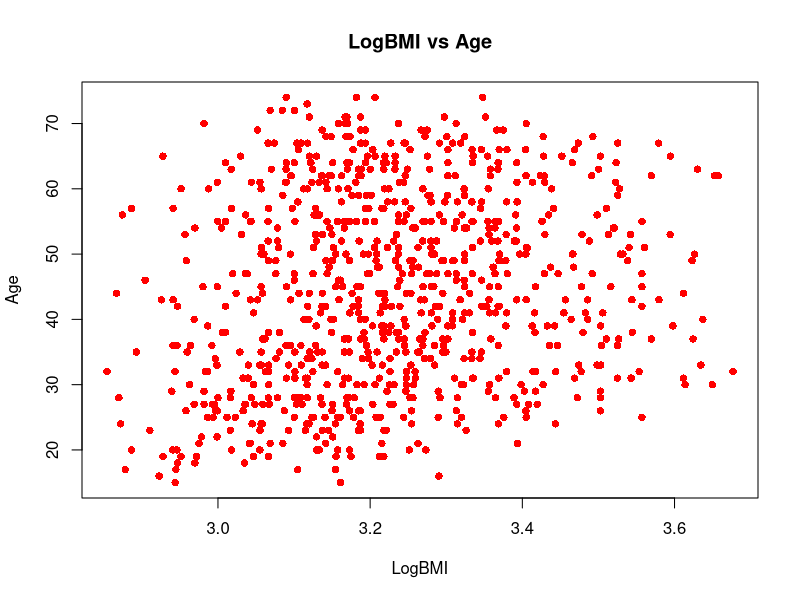
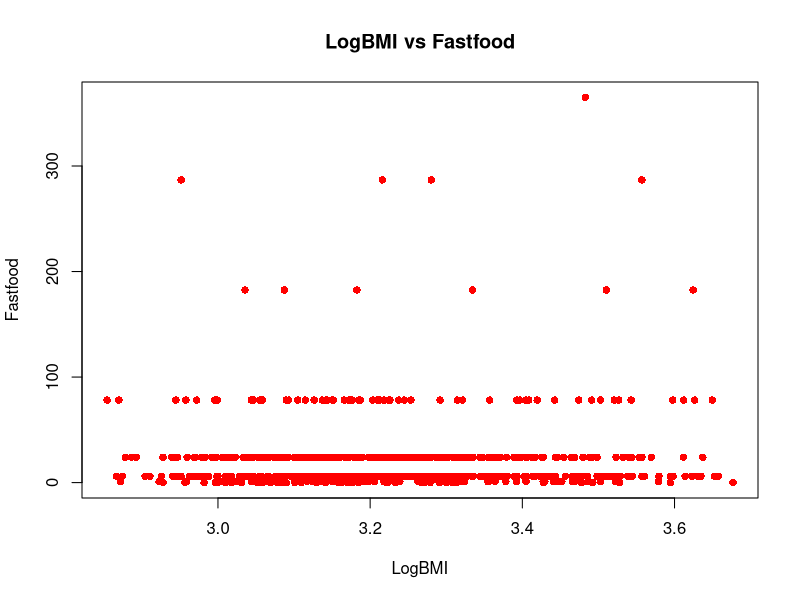
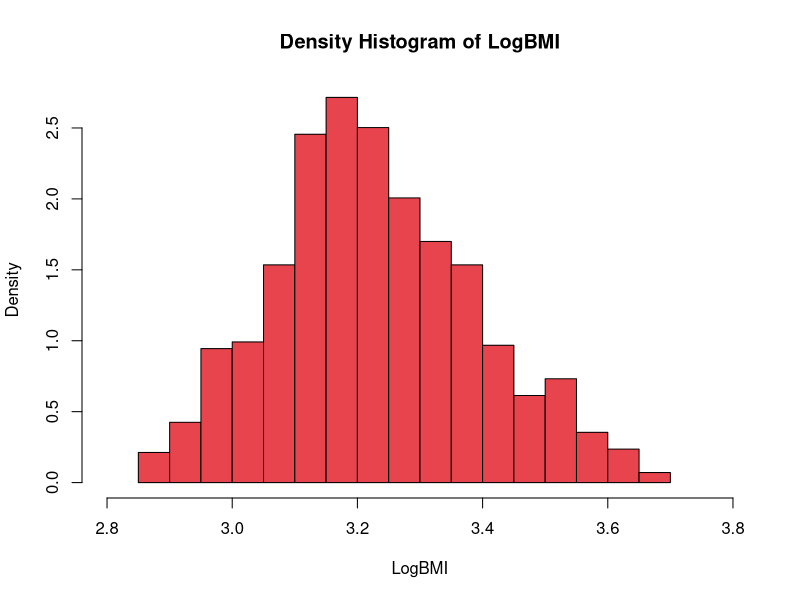
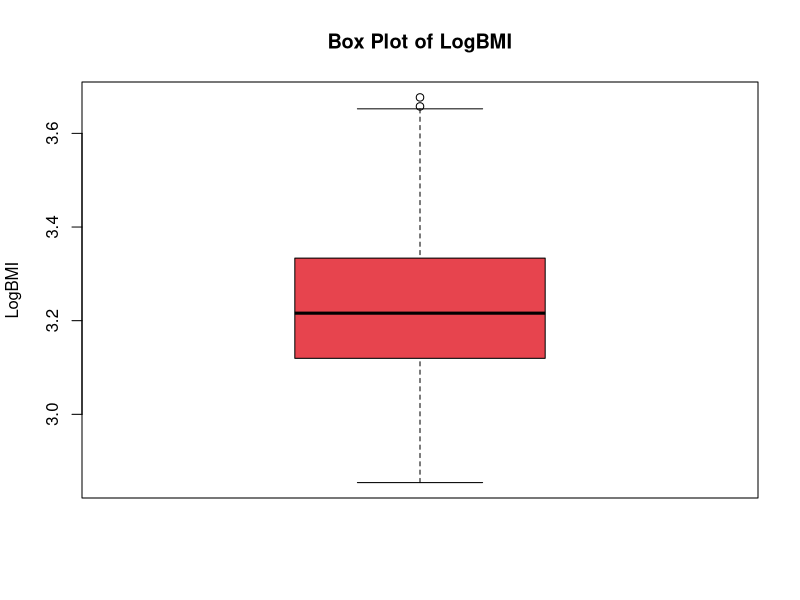
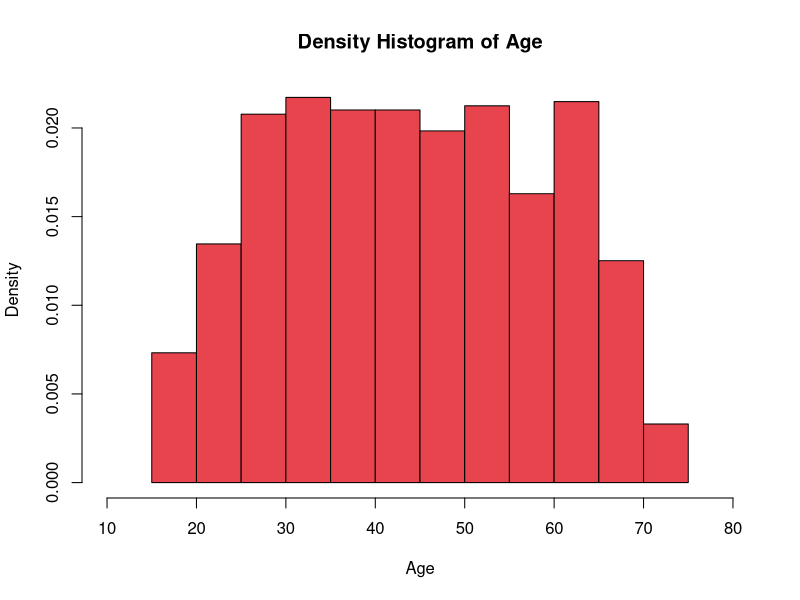
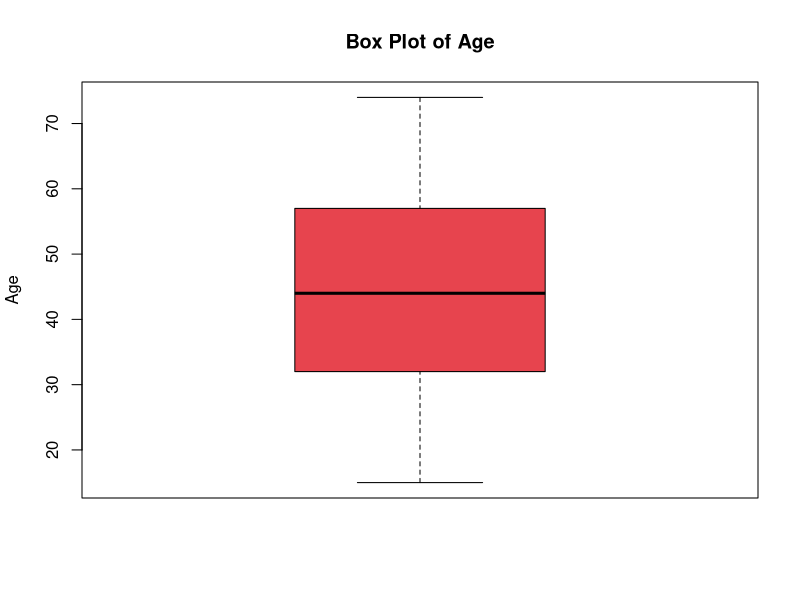
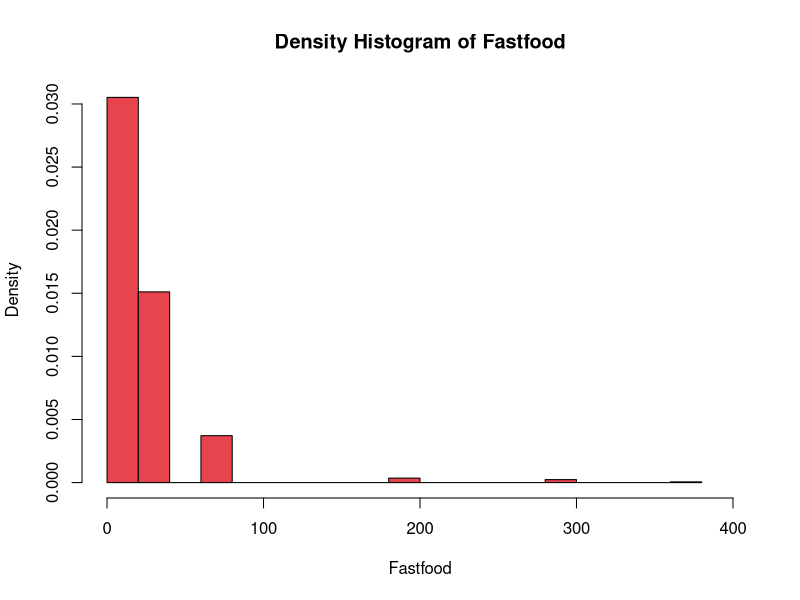
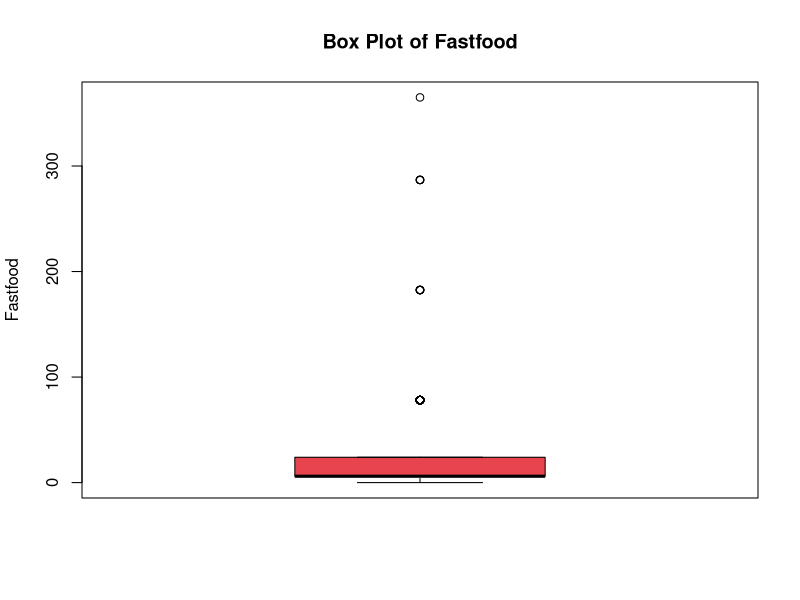

These figures' R source, in order:
# Indlæs 'bmi2_data.csv' filen med data
D <- read.table("bmi2_data.csv", header = TRUE, sep = ";")
summary (D)
sd(D$bmi)

 ###########################################################################################################################
# a) 

# Tilføj log-BMI til datasættet
D$logbmi <- log(D$bmi)

#Scatter
plot(D$logbmi,D$age, col = "red", xlab = "LogBMI", ylab = "Age", pch = 16, main = "LogBMI vs Age") 
plot(D$logbmi,D$fastfood, col = "red", xlab = "LogBMI", ylab = "Fastfood", pch = 16, main = "LogBMI vs Fastfood")

#Density Histogram of LogBMI
hist(D$logbmi, xlab = "LogBMI", xlim = c(2.8,3.8), breaks = 20, col = "#E7444E", prob = TRUE, main = "Density Histogram of LogBMI")
#Box Plot of LogBMI
boxplot(D$logbmi, names = "LogBMI", col = "#E7444E", main = "Box Plot of LogBMI", ylab = "LogBMI")
summary(D$logbmi)
length(D$logbmi)
mean(D$logbmi)
sd(D$logbmi)
mean(D$logbmi)

#Density Histogram of Age
hist(D$age, xlab = "Age", xlim = c(10,80), breaks = 20, col = "#E7444E", prob = TRUE, main = "Density Histogram of Age")
#Box Plot of Age
boxplot(D$age, names = "Age", col = "#E7444E", main = "Box Plot of Age", ylab = "Age")
summary(D$age)
length(D$age)
mean(D$age)
sd(D$age)
mean(D$age)

#Density Histogram of Fastfood
hist(D$fastfood, xlab = "Fastfood",xlim = c(0,400), breaks = 20, col = "#E7444E", prob = TRUE, main = "Density Histogram of Fastfood")
#Box Plot of Fastfood
boxplot(D$fastfood, names = "Fastfood", col = "#E7444E", main = "Box Plot of Fastfood", ylab = "Fastfood")
summary(D$fastfood)
length(D$fastfood) 
mean(D$fastfood)
sd(D$fastfood)
mean(D$fastfood) 
#############################################################################################################################

#b)
# Y_i = beta0hat + beta1hat * x1_i + beta2hat * x2_i 
# Y_i: LogBMI 
# x1_i: Age 
# x2_i: Fastfood 


##############################################################################################################################

#c)


# Del datasæt med de første 840 observationer (til model)
D_model <- subset(D, id <= 840)

# Deldatasæt med de sidste 7 observationer (til validering)
D_test <- subset(D, id >= 841)

# Estimer multipel lineær regressionsmodel
fit <- lm(logbmi ~ age + fastfood, data = D_model)

# Vis estimerede parametre mm.
summary(fit)

# Residual varians
sigma_residual = 0.1573 
var_residual = sigma_residual^2
var_residual 

###########################################################################################################################

#d) Model validering

# Plots til modelkontrol

# Observationer mod fittede værdier
#Fittede vaerider vs logBMI
plot(fit$fitted.values, D_model$logbmi, xlab = "Fittede værdier", ylab = "log(BMI)", col = "#E7444E", pch = 16) 

# Residualer mod hver af de forklarende variable 
#Age vs Residual
plot(D_model$age, fit$residuals, xlab = "Age", ylab = "Residuals", col = "#E7444E", pch = 16)

#LogBMI vs Residual
plot(D_model$logbmi, fit$residuals, xlab = "LogBMI", ylab = "Residuals", col = "#E7444E", pch = 16)

#Fastfood vs Residual
plot(D_model$fastfood, fit$residuals, xlab = "Fastfood", ylab = "Residuals", col = "#E7444E", pch = 16) 

# Residualer mod fittede værdier
plot(fit$fitted.values, fit$residuals, xlab = "Fittede værdier",      ylab = "Residualer")

# Normal QQ-plot af residualerne
qqnorm(fit$residuals, ylab = "Residualer", xlab = "Z-scores", main = "",col = "#E7444E", pch = 16)
qqline(fit$residuals)

########################################################################################################
#e) Kvantil
qt(0.975, 837)
#95% konfidens interval
0.0024 + c(-1,1) * 1.96 * 0.00039
# Konfidensintervaller for modellens koefficienter
confint(fit, level = 0.95)
#########################################################################################################
#f)
beta_h0 = 0.001
beta_hat1 = 0.0024
sigma_hat1 = 0.00039
t_obs_b1 = (beta_hat1 - beta_h0)/sigma_hat1
t_obs_b1 
# p-vaerdi
2 * (1 - pt(abs(t_obs_b1), 840-1)) 
######################################################################################
# h)

# Prædiktioner og 95% prædiktionsintervaller
pred <- predict(fit, newdata = D_test, interval = "prediction", level = 0.95)

# Observerede værdier sammen med prædiktioner
cbind(id = D_test$id, logbmi = D_test$logbmi, pred)

